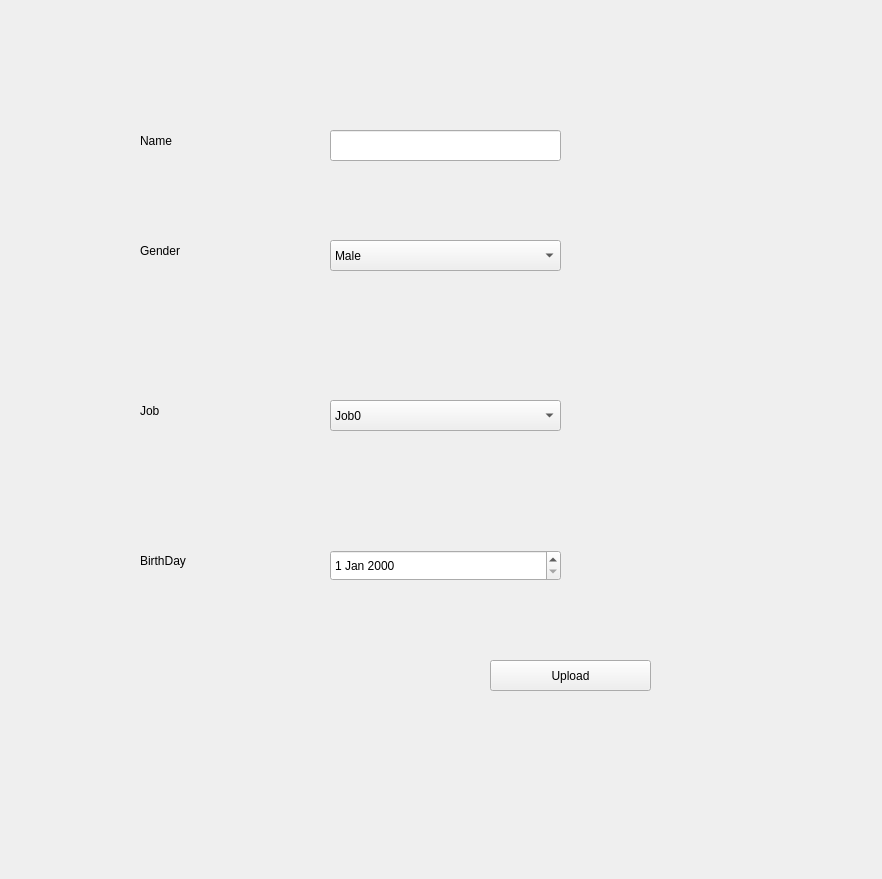
<?xml version="1.0" encoding="UTF-8"?>
<ui version="4.0">
 <class>Widget</class>
 <widget class="QWidget" name="Widget">
  <property name="geometry">
   <rect>
    <x>0</x>
    <y>0</y>
    <width>882</width>
    <height>879</height>
   </rect>
  </property>
  <property name="windowTitle">
   <string>Widget</string>
  </property>
  <widget class="QLabel" name="label">
   <property name="geometry">
    <rect>
     <x>140</x>
     <y>120</y>
     <width>81</width>
     <height>41</height>
    </rect>
   </property>
   <property name="text">
    <string>Name</string>
   </property>
  </widget>
  <widget class="QLabel" name="label_2">
   <property name="geometry">
    <rect>
     <x>140</x>
     <y>230</y>
     <width>71</width>
     <height>41</height>
    </rect>
   </property>
   <property name="text">
    <string>Gender</string>
   </property>
  </widget>
  <widget class="QLabel" name="label_3">
   <property name="geometry">
    <rect>
     <x>140</x>
     <y>400</y>
     <width>81</width>
     <height>21</height>
    </rect>
   </property>
   <property name="text">
    <string>Job</string>
   </property>
  </widget>
  <widget class="QLabel" name="label_4">
   <property name="geometry">
    <rect>
     <x>140</x>
     <y>540</y>
     <width>71</width>
     <height>41</height>
    </rect>
   </property>
   <property name="text">
    <string>BirthDay</string>
   </property>
  </widget>
  <widget class="QLineEdit" name="LEName">
   <property name="geometry">
    <rect>
     <x>330</x>
     <y>130</y>
     <width>231</width>
     <height>31</height>
    </rect>
   </property>
  </widget>
  <widget class="QComboBox" name="CBGender">
   <property name="geometry">
    <rect>
     <x>330</x>
     <y>240</y>
     <width>231</width>
     <height>31</height>
    </rect>
   </property>
   <item>
    <property name="text">
     <string>Male</string>
    </property>
   </item>
   <item>
    <property name="text">
     <string>Female</string>
    </property>
   </item>
  </widget>
  <widget class="QComboBox" name="CBJob">
   <property name="geometry">
    <rect>
     <x>330</x>
     <y>400</y>
     <width>231</width>
     <height>31</height>
    </rect>
   </property>
   <item>
    <property name="text">
     <string>Job0</string>
    </property>
   </item>
   <item>
    <property name="text">
     <string>Job1</string>
    </property>
   </item>
   <item>
    <property name="text">
     <string>Job2</string>
    </property>
   </item>
  </widget>
  <widget class="QDateEdit" name="dateEdit">
   <property name="geometry">
    <rect>
     <x>330</x>
     <y>550</y>
     <width>231</width>
     <height>31</height>
    </rect>
   </property>
  </widget>
  <widget class="QPushButton" name="pushButton">
   <property name="geometry">
    <rect>
     <x>490</x>
     <y>660</y>
     <width>161</width>
     <height>31</height>
    </rect>
   </property>
   <property name="text">
    <string>Upload</string>
   </property>
  </widget>
 </widget>
 <resources/>
 <connections/>
</ui>
